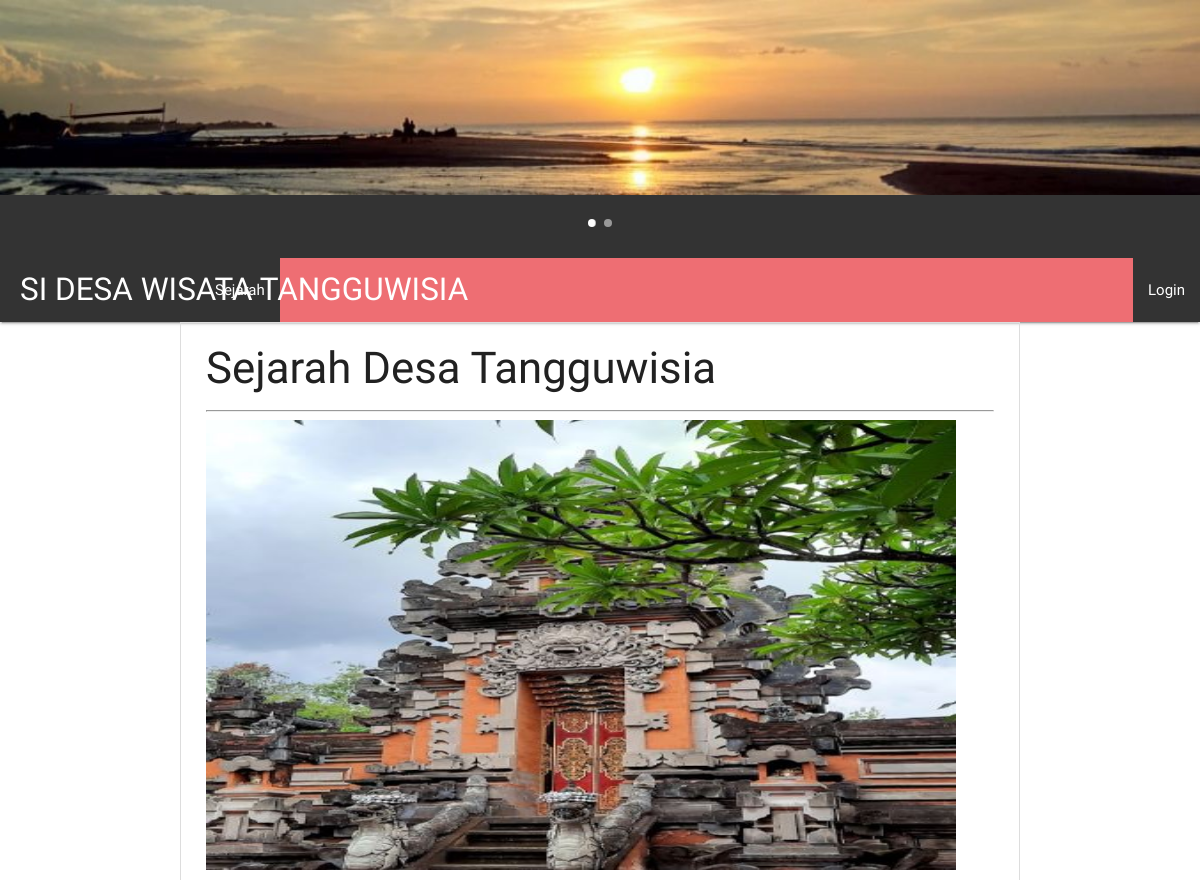
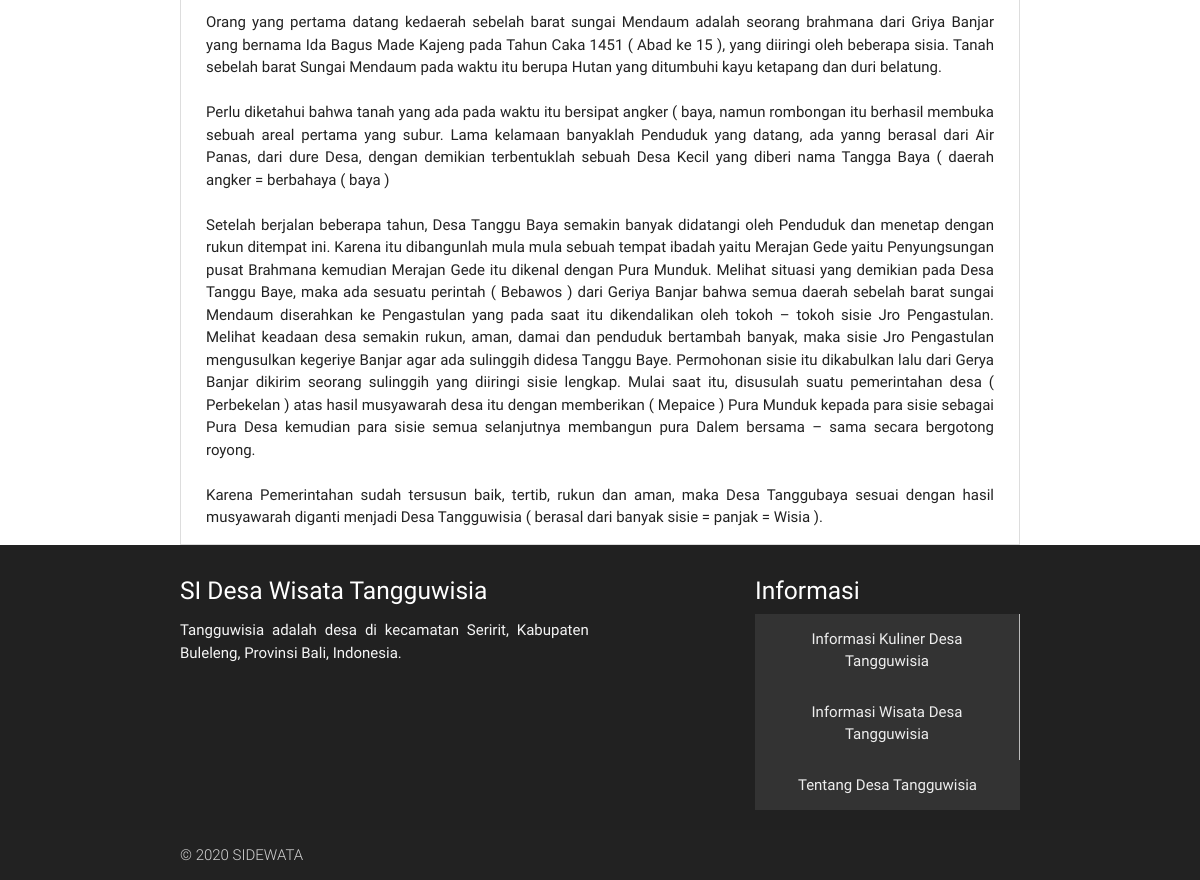
The app's page /blog/index/sejarah-desa-tangguwisia with its own data (2 pictures, top to bottom).
### tables this page shows
CREATE TABLE `post` (
  `judul` varchar(50) NOT NULL,
  `link` varchar(50) NOT NULL,
  `konten` text NOT NULL,
  `picture` text NOT NULL
);

### application/controllers/Blog.php (called while the page is built, shortened)
<?php defined('BASEPATH') OR exit('No direct script access allowed');
class Blog extends CI_Controller{
  public function __construct()
  {
    $this->load->helper('url');
    $this->load->model('M_blog', 'blog');
  }
  function index($link = FALSE)
  {
    if ($link === FALSE) {
      $data['posts'] = $this->blog->read();
      $this->load->view('header');
      $this->load->view('home', $data);
      $this->load->view('footer');
    } else {
      $data['post'] = $this->blog->read($link);
      $this->load->view('header');
      $this->load->view('post', $data);
      $this->load->view('footer');
    }
  }
}

### index.php (called while the page is built, shortened)
<?php
require_once BASEPATH.'core/CodeIgniter.php';

### application/models/M_blog.php (called while the page is built, shortened)
<?php defined('BASEPATH') OR exit('No direct script access allowed');
class M_blog extends CI_Model{
  public function read($link = FALSE)
  {
    if ($link === FALSE) {
      $query = $this->db->get('post');
      return $query->result_array();
    } else {
      $query = $this->db->get_where('post', array('link' => $link));
      return $query->row();
    }
  }
}

### application/views/post.php (the view, shortened to what this page needs)
<h3><?= $post->judul; ?></h3>
<hr>
<img width="750" height="450" src="<?php echo base_url("asset/images/".$post->picture); ?>" class="center"/>
<p><?= str_replace("\n","<br />",$post->konten);?></p>

### application/views/post.php (style rules this page uses)
p { text-align: justify; }

### application/views/footer.php (style rules this page uses)
body { display: flex; min-height: 100vh; flex-direction: column; }

### records on screen
post: judul "Sejarah Desa Tangguwisia", picture (picture), konten "Orang yang pertama datang kedaerah sebelah barat sungai Mendaum adalah seorang brahmana dari Griya Banjar yang bernama Ida Bagus Made Kajeng pada Tahun Caka 1451 ( Abad ke 15 ), yang diiringi oleh beberapa sisia. Tanah sebelah barat Sungai Mendaum pada waktu itu berupa Hutan yang ditumbuhi kayu ketapang dan duri belatung. Perlu diketahui bahwa tanah yang ada pada waktu itu bersipat angker ( baya, namun rombongan itu berhasil membuka sebuah areal pertama yang subur. Lama kelamaan banyaklah Penduduk yang datang, ada yanng berasal dari Air Panas, dari dure Desa, dengan demikian terbentuklah sebuah Desa Kecil yang diberi nama Tangga Baya ( daerah angker = berbahaya ( baya ) Setelah berjalan…"
